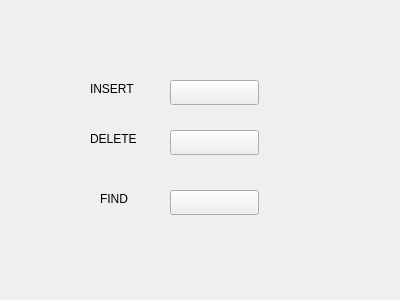
<?xml version="1.0" encoding="UTF-8"?>
<ui version="4.0">
 <class>game_setting</class>
 <widget class="QWidget" name="game_setting">
  <property name="geometry">
   <rect>
    <x>0</x>
    <y>0</y>
    <width>400</width>
    <height>300</height>
   </rect>
  </property>
  <property name="windowTitle">
   <string>Form</string>
  </property>
  <widget class="QPushButton" name="pushButton">
   <property name="geometry">
    <rect>
     <x>170</x>
     <y>80</y>
     <width>89</width>
     <height>25</height>
    </rect>
   </property>
   <property name="text">
    <string/>
   </property>
  </widget>
  <widget class="QPushButton" name="pushButton_2">
   <property name="geometry">
    <rect>
     <x>170</x>
     <y>130</y>
     <width>89</width>
     <height>25</height>
    </rect>
   </property>
   <property name="text">
    <string/>
   </property>
  </widget>
  <widget class="QPushButton" name="pushButton_3">
   <property name="geometry">
    <rect>
     <x>170</x>
     <y>190</y>
     <width>89</width>
     <height>25</height>
    </rect>
   </property>
   <property name="text">
    <string/>
   </property>
  </widget>
  <widget class="QLabel" name="label">
   <property name="geometry">
    <rect>
     <x>90</x>
     <y>80</y>
     <width>67</width>
     <height>17</height>
    </rect>
   </property>
   <property name="text">
    <string>INSERT</string>
   </property>
  </widget>
  <widget class="QLabel" name="label_2">
   <property name="geometry">
    <rect>
     <x>90</x>
     <y>130</y>
     <width>67</width>
     <height>17</height>
    </rect>
   </property>
   <property name="text">
    <string>DELETE</string>
   </property>
  </widget>
  <widget class="QLabel" name="label_3">
   <property name="geometry">
    <rect>
     <x>100</x>
     <y>190</y>
     <width>67</width>
     <height>17</height>
    </rect>
   </property>
   <property name="text">
    <string>FIND</string>
   </property>
  </widget>
 </widget>
 <resources/>
 <connections/>
</ui>
